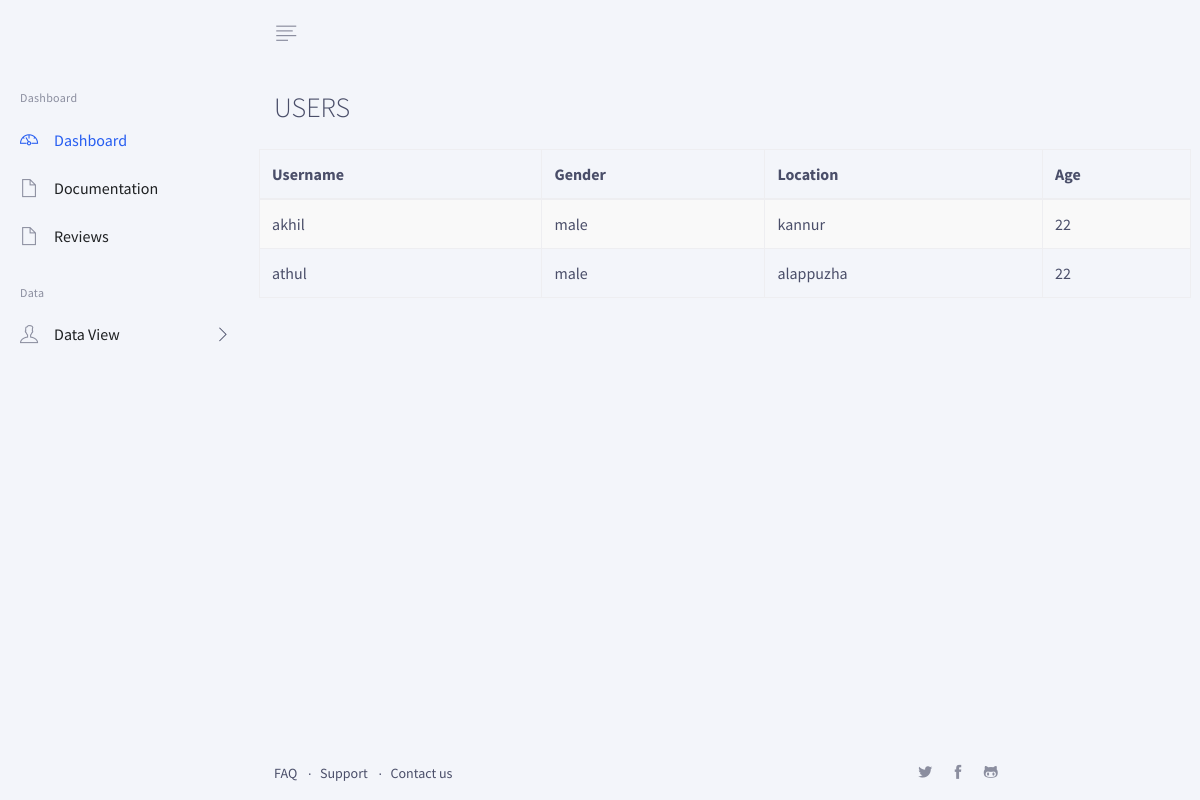
The app's page /adminpanel/allusr with its own data.
### home/models.py (models this page shows)
class Add_info(models.Model):
    username =models.CharField(max_length=100)
    gender = models.CharField(max_length=100)
    age=models.CharField(max_length=100)
    location=models.CharField(max_length=100)

### adminpanel/views.py (the view)
# urls.py: path('allusr', views.allusr),
def allusr(request):
        data = Add_info.objects.all()
        return render(request,'alluser.html',{'data':data})

### templates/alluser.html (shortened to what this page needs)
{% load static %}
<!DOCTYPE html>
<html lang="en">
<head>
    <link rel="stylesheet" href="{% static 'css/graindashboard.css'%}">
</head>
<body class="has-sidebar has-fixed-sidebar-and-header">
<header class="header bg-body">
    <nav class="navbar flex-nowrap p-0">
        <div class="navbar-brand-wrapper d-flex align-items-center col-auto">
        </div>
        <div class="header-content col px-md-3">
            <div class="d-flex align-items-center">
                <a  class="js-side-nav header-invoker d-flex mr-md-2" href="#"
                    data-close-invoker="#sidebarClose"
                    data-target="#sidebar"
                    data-target-wrapper="body">
                    <i class="gd-align-left"></i>
                </a>
            </div>
        </div>
    </nav>
</header>
<main class="main">
    <aside id="sidebar" class="js-custom-scroll side-nav">
        <ul id="sideNav" class="side-nav-menu side-nav-menu-top-level mb-0">
            <li class="sidebar-heading h6">Dashboard</li>
            <li class="side-nav-menu-item active">
                <a class="side-nav-menu-link media align-items-center" href="/adminpanel">
              <span class="side-nav-menu-icon d-flex mr-3">
                <i class="gd-dashboard"></i>
              </span>
                    <span class="side-nav-fadeout-on-closed media-body">Dashboard</span>
                </a>
            </li>
            <li class="side-nav-menu-item">
                <a class="side-nav-menu-link media align-items-center" href="demographic" target="_blank">
              <span class="side-nav-menu-icon d-flex mr-3">
                <i class="gd-file"></i>
              </span>
                    <span class="side-nav-fadeout-on-closed media-body">Documentation</span>
                </a>
            </li>
            <li class="side-nav-menu-item">
                <a class="side-nav-menu-link media align-items-center" href="review" target="_blank">
              <span class="side-nav-menu-icon d-flex mr-3">
                <i class="gd-file"></i>
              </span>
                    <span class="side-nav-fadeout-on-closed media-body">Reviews</span>
                </a>
            </li>
            <li class="sidebar-heading h6">Data</li>
            <li class="side-nav-menu-item side-nav-has-menu">
                <a class="side-nav-menu-link media align-items-center" href="#"
                   data-target="#subUsers">
                  <span class="side-nav-menu-icon d-flex mr-3">
                    <i class="gd-user"></i>
                  </span>
                    <span class="side-nav-fadeout-on-closed media-body">Data View</span>
                    <span class="side-nav-control-icon d-flex">
                <i class="gd-angle-right side-nav-fadeout-on-closed"></i>
              </span>
                </a>
            </li>
        </ul>
    </aside>
    <div class="content">
        <div class="py-4 px-3 px-md-4">
            <div class="mb-3 mb-md-4 d-flex justify-content-between">
                <div class="h3 mb-0">USERS</div>
            </div>
            <form method="POST" action="reviewmsg">
            <div class="row">
                <table id="dtBasicExample" class="table table-striped table-bordered" cellspacing="0" width="100%">
                    <thead>
                      <tr>
                        <th class="th-sm">Username
                        </th>
                        <th class="th-sm">Gender
                        </th>
                        <th class="th-sm">Location
                        </th>
                        <th class="th-sm">Age
                        </th>
                      </tr>
                    </thead>
                    <tbody>
                        {%for v in data %}
                        <tr>
                            <td>{{v.username}}</td>
                            <td>{{v.gender}}</td>
                            <td>{{v.location}}</td>
                            <td>{{v.age}}</td>
                          </tr>
                          {%endfor%}
                    </tbody>
                  </table>
                </div>
            </form>
        </div>
        <footer class="small p-3 px-md-4 mt-auto">
            <div class="row justify-content-between">
                <div class="col-lg text-center text-lg-left mb-3 mb-lg-0">
                    <ul class="list-dot list-inline mb-0">
                        <li class="list-dot-item list-dot-item-not list-inline-item mr-lg-2"><a class="link-dark" href="#">FAQ</a></li>
                        <li class="list-dot-item list-inline-item mr-lg-2"><a class="link-dark" href="#">Support</a></li>
                        <li class="list-dot-item list-inline-item mr-lg-2"><a class="link-dark" href="#">Contact us</a></li>
                    </ul>
                </div>
                <div class="col-lg text-center mb-3 mb-lg-0">
                    <ul class="list-inline mb-0">
                        <li class="list-inline-item mx-2"><a class="link-muted" href="#"><i class="gd-twitter-alt"></i></a></li>
                        <li class="list-inline-item mx-2"><a class="link-muted" href="#"><i class="gd-facebook"></i></a></li>
                        <li class="list-inline-item mx-2"><a class="link-muted" href="#"><i class="gd-github"></i></a></li>
                    </ul>
                </div>
            </div>
        </footer>
    </div>
</main>
</body>
</html>

### records on screen
Add_info: username "akhil", gender "male", location "kannur", age "22"
Add_info: username "athul", gender "male", location "alappuzha", age "22"
